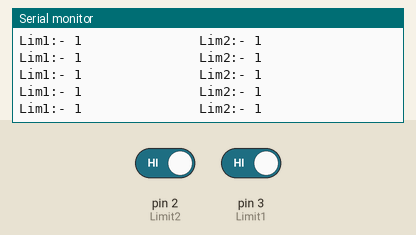
A sketch run on a simulated Arduino Uno, built with avr-gcc and run on an emulated ATmega328P. On the bench: the last lines printed to the serial monitor. The test bench sets the inputs (shaded band); at power-on: pin 2 (Limit2) HIGH, pin 3 (Limit1) HIGH.

Above: at 1.2 s.
1.3 s: pin 2 (Limit2) driven LOW
At 1.41 s:
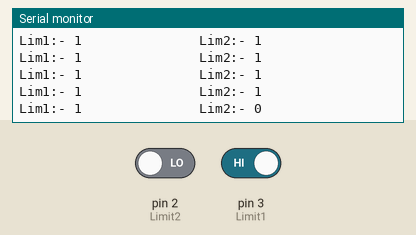
4.3 s: pin 3 (Limit1) driven LOW
At 4.41 s:
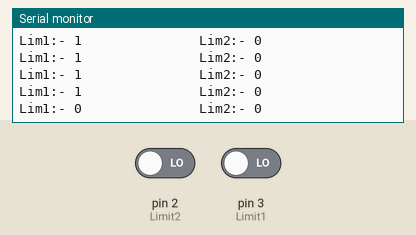
7.3 s: pin 2 (Limit2) driven HIGH
At 7.4 s:
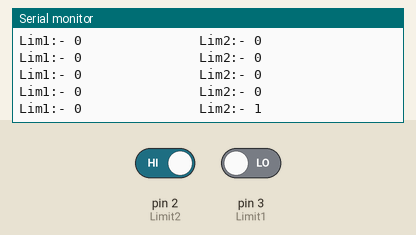
10.3 s: pin 3 (Limit1) driven HIGH
At 10.4 s:
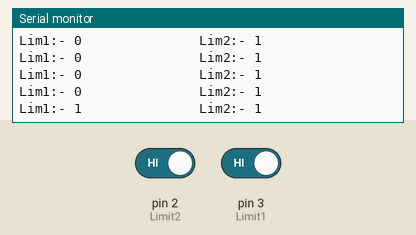

Measured:
- after the input at 1.3 s, the serial monitor: prints a new line after 0.10 s (image 1)
- after the input at 4.3 s, the serial monitor: prints a new line after 0.09 s (image 2)
- after the input at 7.3 s, the serial monitor: prints a new line after 0.09 s (image 3)
- after the input at 10.3 s, the serial monitor: prints a new line after 0.08 s (image 4)

The sketch:

Limit_SW_Check.ino
```cpp
#define Limit1 3
#define Limit2 2

void setup()
{
  // put your setup code here, to run once:
  Serial.begin(9600);
 pinMode(Limit1,INPUT_PULLUP);
    pinMode(Limit2,INPUT_PULLUP);
}

void loop() {
  // put your main code here, to run repeatedly:
  int Lim1= digitalRead(Limit1);
  int Lim2= digitalRead(Limit2);

  Serial.print("Lim1:- ");
  Serial.print(Lim1);
  Serial.print("               ");
  Serial.print("Lim2:- ");
  Serial.print(Lim2);
  Serial.println("               ");
}
```
